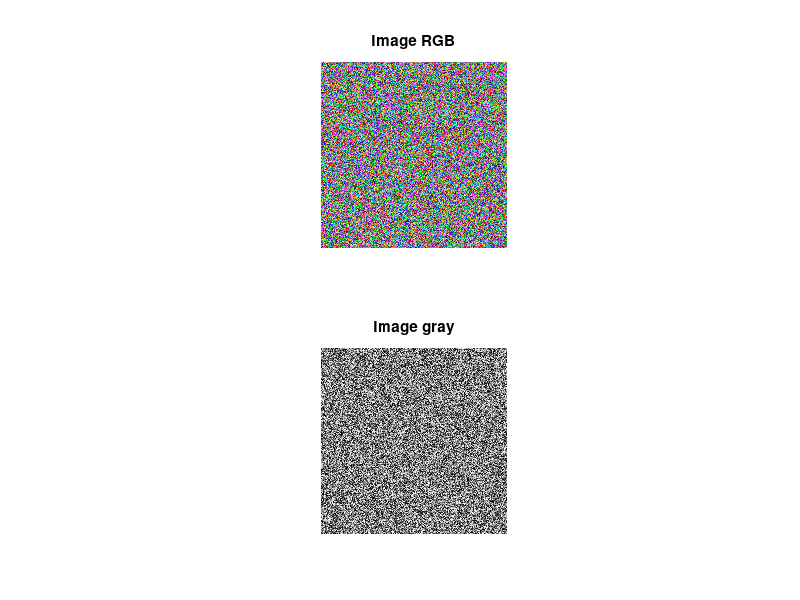

MATLAB code for this plot:
clc;
close all;
clear;

image1=uint8(randi(255,1000,1000,3)); 
subplot(211),imshow(image1),title('Image RGB')
image2=uint8(randi(255,1000,1000,1)); 
subplot(212),imshow(image2),title('Image gray')